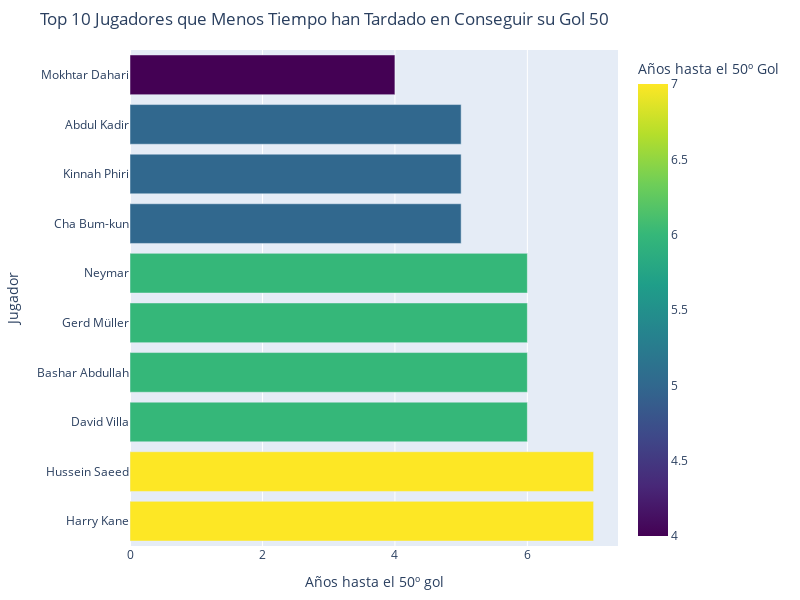

Notebook code cell kept with this figure:
### Code cell
# Creamos el gráfico de barras interactivo
fig2 = px.bar(top_10_fastest_players,
              x = "Años hasta el gol 50",
              y = "Player",
              orientation = "h",
              title = "Top 10 Jugadores que Menos Tiempo han Tardado en Conseguir su Gol 50",
              labels = {"Años hasta el gol 50" : "Años hasta el 50º Gol", "Player" : "Jugadores"},
              hover_data = ["Goals", "Career span", "Date of 50th goal"],
              color = 'Años hasta el gol 50',
              color_continuous_scale = 'Viridis'
)

# Ajustamos el diseño para que el jugador más "rápido" esté arriba
fig2.update_layout(
    xaxis_title = "Años hasta el 50º gol",
    yaxis_title = "Jugador",
    showlegend = False,
    margin = dict(t=50, l=25, r=25, b=25),
    height = 600,
    width = 800,
    yaxis = {'categoryorder' : 'total descending'}
)

# Mostramos el gráfico
fig2.show()

### Figure 1 — Plotly figure (JSON) as saved in the notebook; plotly's stock layout.template omitted (floating-point values rounded to 4 significant figures)
{"data": [{"alignmentgroup": "True", "customdata": [[89, "1972-1985", "1976-08-22"], [58, "1972-1986", "1977-09-05"], [71, "1973-1981", "1978-07-06"], [70, "1967-1979", "1972-08-08"], [59, "2005-2017", "2011-10-11"], [75, "1996-2007", "2002-12-25"], [68, "1966-1974", "1972-06-18"], [79, "2010-", "2016-11-11"], [68, "2015-", "2022-06-07"], [78, "1977-1990", "1984-03-17"]], "hovertemplate": "Años hasta el 50º Gol=%{marker.color}<br>Jugadores=%{y}<br>Goals=%{customdata[0]}<br>Career span=%{customdata[1]}<br>Date of 50th goal=%{customdata[2]}<extra></extra>", "legendgroup": "", "marker": {"color": [4, 5, 5, 5, 6, 6, 6, 6, 7, 7], "coloraxis": "coloraxis", "pattern": {"shape": ""}}, "name": "", "offsetgroup": "", "orientation": "h", "showlegend": false, "textposition": "auto", "type": "bar", "x": [4, 5, 5, 5, 6, 6, 6, 6, 7, 7], "xaxis": "x", "y": ["Mokhtar Dahari", "Cha Bum-kun", "Kinnah Phiri", "Abdul Kadir", "David Villa", "Bashar Abdullah", "Gerd Müller", "Neymar", "Harry Kane", "Hussein Saeed"], "yaxis": "y"}], "layout": {"barmode": "relative", "coloraxis": {"colorbar": {"title": {"text": "Años hasta el 50º Gol"}}, "colorscale": [[0, "#440154"], [0.1111, "#482878"], [0.2222, "#3e4989"], [0.3333, "#31688e"], [0.4444, "#26828e"], [0.5556, "#1f9e89"], [0.6667, "#35b779"], [0.7778, "#6ece58"], [0.8889, "#b5de2b"], [1, "#fde725"]]}, "height": 600, "legend": {"tracegroupgap": 0}, "margin": {"b": 25, "l": 25, "r": 25, "t": 50}, "showlegend": false, "title": {"text": "Top 10 Jugadores que Menos Tiempo han Tardado en Conseguir su Gol 50"}, "width": 800, "xaxis": {"anchor": "y", "autorange": true, "domain": [0, 1], "range": [0, 7.368], "title": {"text": "Años hasta el 50º gol"}, "type": "linear"}, "yaxis": {"anchor": "x", "autorange": true, "categoryorder": "total descending", "domain": [0, 1], "range": [-0.5, 9.5], "title": {"text": "Jugador"}, "type": "category"}}}
